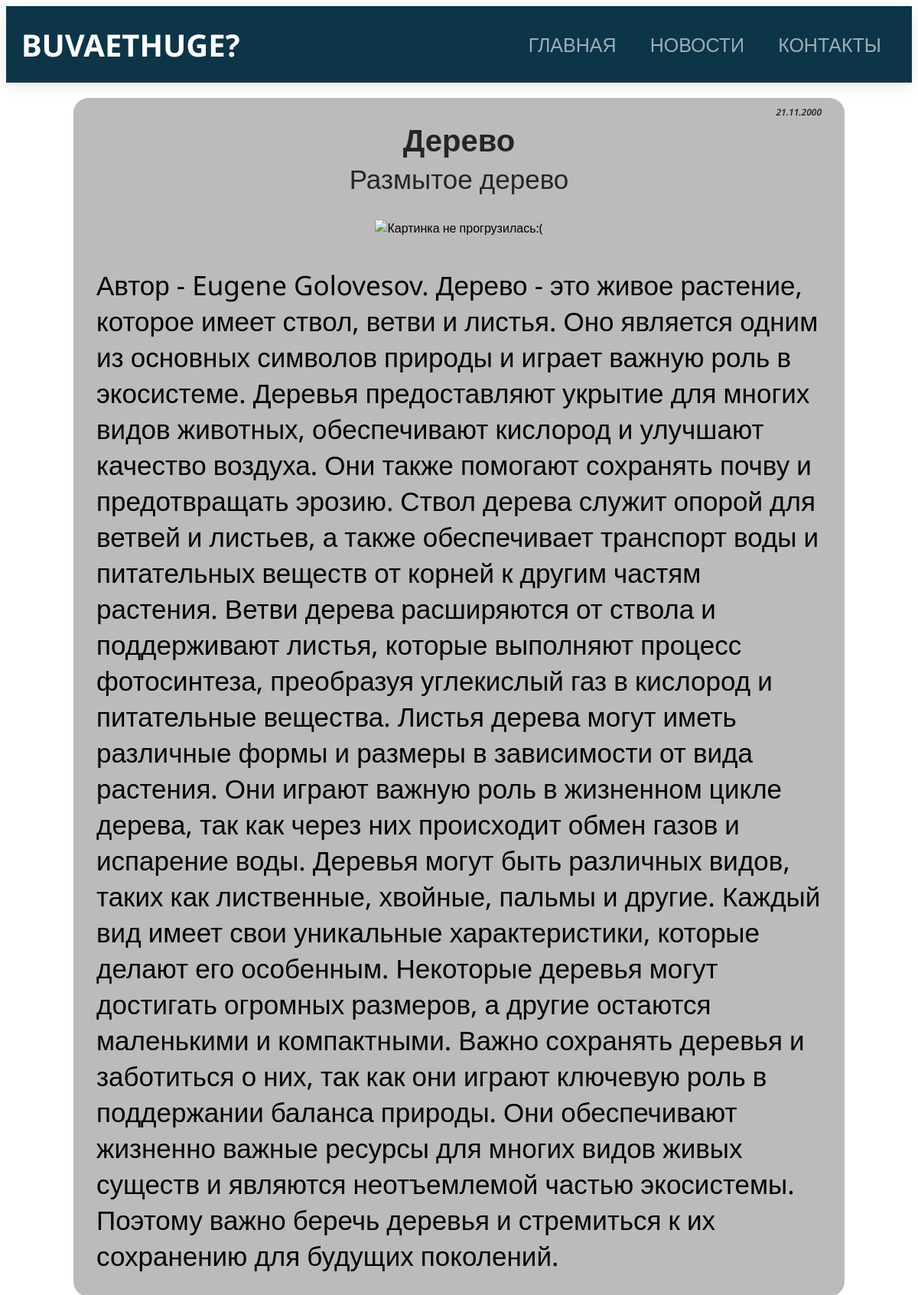
Screenshot of /news/3 with the database file from the repository.
### sitik/models.py (models this page shows, shortened)
class Articles(models.Model):
    title = models.CharField('Название', max_length=50, default='ПУСТО')
    description = models.CharField('Краткое описание (кликбейт)', max_length=250, default='ПУСТО')
    image = models.CharField('Картинка', max_length=250, default='ПУСТО')
    text = models.TextField('Полное описание')
    date = models.DateField('Дата события')
    class Meta:
        verbose_name = 'Новость'
        verbose_name_plural = 'Новости'

### sitik/views.py (the view)
# urls.py: path('news/<int:news_id>', views.news_detail, name='news_detail')
def news_detail(request, news_id):
    single_new = Articles.objects.get(id=news_id)
    single_new.image = image_url_fixer(single_new.image)
    return render(request, 'sitik/news_detail.html', {'single_new': single_new})

### sitik/views.py (called while the page is built)
def image_url_fixer(image_url):
    image_url = 'https://drive.google.com/uc?export=view&id=' + image_url.split('/')[5]
    return image_url

### sitik/templates/sitik/news_detail.html (shortened to what this page needs)
{% extends 'sitik/layout.html' %}
{% load static %}
{% block content %}
    <div class="wrapper_detail">
        <div class="date">
            {{ single_new.date|date:"d.m.Y" }}
        </div>
        <div class="title">
            {{ single_new.title }}
        </div>
        <div class="description">
            {{ single_new.description }}
        </div>
        <div class="image_view">
            <img src="{{ single_new.image }}" alt="Картинка не прогрузилась:(">
        </div>
        <div class="article_text">
            {{ single_new.text }}
        </div>
    </div>
{% endblock %}

### sitik/templates/sitik/layout.html (shortened to what this page needs)
{% load static %}
<!DOCTYPE html>
<html lang="en">
<head>
    <link rel="stylesheet" href="{% static 'sitik/css/main.css' %}">
</head>
<body>
<nav class="navbar">
    <div class="container">
        <div class="navbar-brand">BUVAETHUGE?</div>
        <div class="navbar-wrap">
            <ul class="navbar-menu">
                <li><a href="{% url 'main_page' %}">ГЛАВНАЯ</a></li>
                <li><a href="{% url 'news_page' %}">НОВОСТИ</a></li>
                <li><a href="{% url 'contacts_page' %}">КОНТАКТЫ</a></li>
            </ul>
        </div>
    </div>
</nav>
<div>
    {% block content %}{% endblock %}
</div>
</body>
</html>

### sitik/static/sitik/css/main.css (style rules this page uses)
body { justify-content: center; font-family: 'Noto Sans', sans-serif; background-color: white; }
.wrapper_detail { display: grid; border-radius: 20px; width: 84vw; margin: 20px auto; background-color: #bcbaba; grid-template-columns: repeat(6, 14vw); }
.date { grid-column: 5 / 7; grid-row: 1 / 2; text-align: right; font-size: 12px; margin-right: 30px; font-weight: 600; font-style: italic; color: #262525; margin-top: 10px; }
.title { grid-column: 1 / 7; grid-row: 2 / 3; text-align: center; font-size: 40px; font-weight: 600; color: #262525; margin: 0 30px; }
.description { grid-column: 1 / 7; grid-row: 3 / 4; margin: 0 30px 20px; font-size: 35px; font-weight: 500; text-align: center; color: #262525; }
.image_view { grid-column: 1 / 7; grid-row: 4 / 5; text-align: center; }
.image_view img { object-fit: cover; height: 100%; width: 100%; margin: 10px 0; text-align: center; }
.article_text { grid-column: 1 / 7; grid-row: 5 / 6; margin: 30px; font-size: 35px; }
.navbar { width: 100%; height: 100px; box-shadow: 0 4px 20px rgba(0, 0, 0, .1); background-color: #0c3548; }
.navbar .container { height: inherit; display: flex; justify-content: space-between; align-items: center; }
.navbar-menu { list-style-type: none; padding-right: 20px; }
.navbar-menu li { display: inline-block; }
.navbar-menu li a { display: inline-block; color: white; opacity: 0.6; text-decoration: none; padding: 20px; transition: opacity 0.2s ease-in-out; font-size: 25px; }
.navbar-wrap { display: flex; flex-flow: row nowrap; }
.navbar-brand { font-weight: 700; font-size: 40px; text-decoration: none; color: white; padding-left: 20px; }

### rows the page displays
Articles: date "21.11.2000", title "Дерево", description "Размытое дерево", text "Автор - Eugene Golovesov. Дерево - это живое растение, которое имеет ствол, ветви и листья. Оно является одним из основных символов природы и играет важную роль в экосистеме. Деревья предоставляют укрытие для многих видов животных, обеспечивают кислород и улучшают качество воздуха. Они также помогают сохранять почву и предотвращать эрозию. Ствол дерева служит опорой для ветвей и листьев, а также обеспечивает транспорт воды и питательных веществ от корней к другим частям растения. Ветви дерева расширяются от ствола и поддерживают листья, которые выполняют процесс фотосинтеза, преобразуя углекислый газ в кислород и питательные вещества. Листья дерева могут иметь различные формы и размеры в…"
